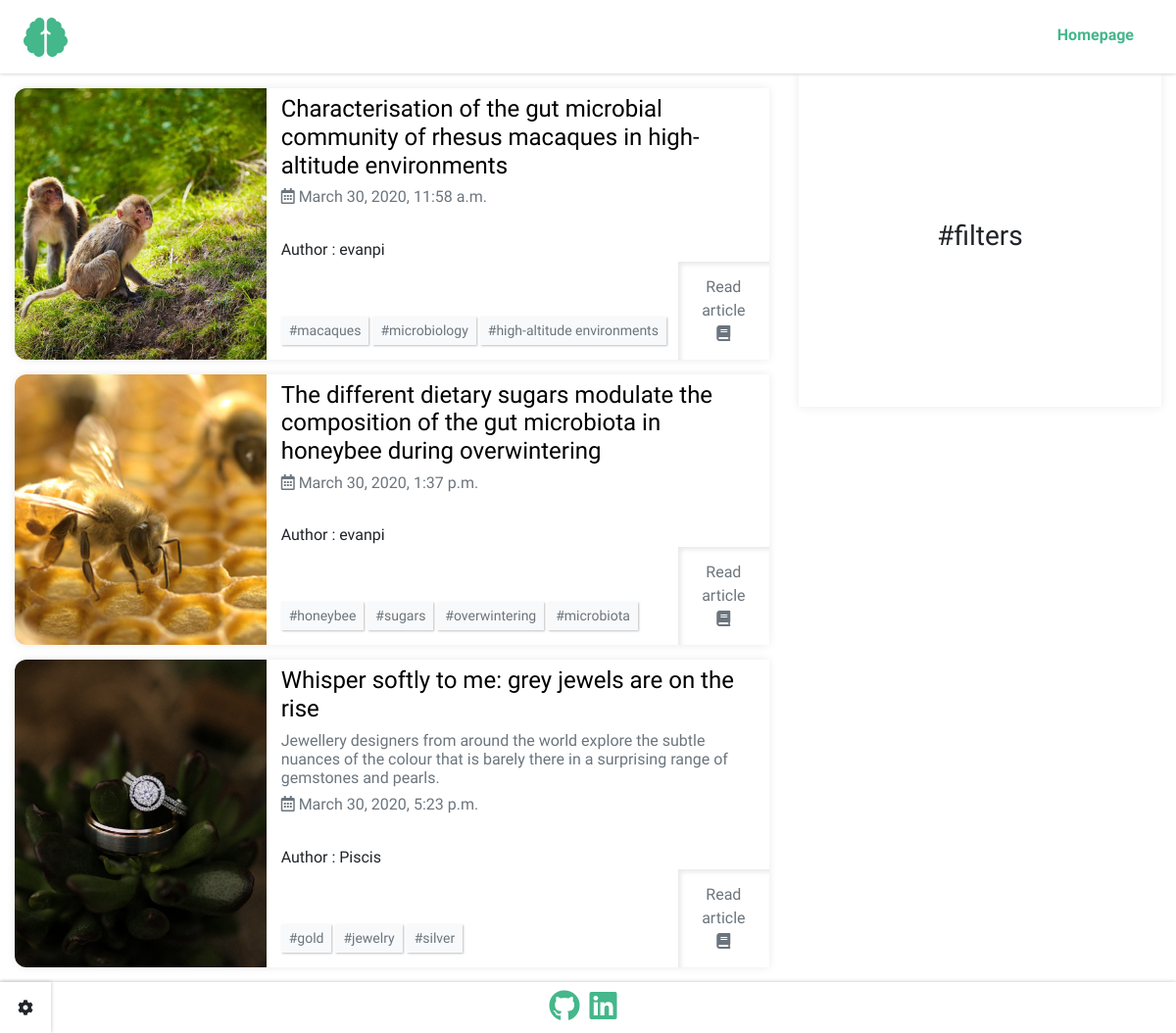
The page / on the database its author committed.
### articles/models.py (models this page shows, shortened)
class Articles(models.Model):
    class Meta:
        verbose_name = 'Article'
        verbose_name_plural = 'Articles'
    title = models.CharField(max_length=256)
    slug = models.SlugField(editable=False,max_length=256)
    subtitle = models.CharField(max_length=256, blank=True)
    image = models.ImageField(upload_to = "Articles_Images", default='')
    article = RichTextUploadingField()
    tags = TaggableManager()
    created = models.DateTimeField(auto_now_add=True)
    updated = models.DateTimeField(auto_now=True)
    publish_date = models.DateTimeField()
    author = models.CharField(editable=False, default='', max_length=256)

### articles/views.py (the view)
def index(request):
    articles = Articles.objects.all()
    context = {'articles':articles}
    return render(request, 'articles/index.html', context)

### articles/templates/articles/index.html (shortened to what this page needs)
{% extends 'articles/base.html' %}
{% load static %}
{% block links %}
<link rel="stylesheet" href="{% static 'articles/css/index.css' %}">
{% endblock %}
{% block main %}
{% include 'articles/navigation.html' %}
<div id="index1">
  <div class="container-fluid">
    <div class="row">
      <div class="col-12 col-lg-8">
        <div class="container">
          {% for article in articles %}
          <div class="row articleRow">
            <div style="background-image:url({{article.image.url}}); min-height:245px;" class="col-12 col-lg-4 articleImageDiv">
              <a href="{% url 'article' article.slug %}">
                <div class="articleImageDivInner">
                </div>
              </a>
            </div>
            <div class="col-12 col-lg-8">
              <div class="articleInfo">
                <a href="{% url 'article' article.slug %}">
                  <h4 class="articleTitle">{{article.title}}</h4>
                  <h6 class="articleSubtitle text-muted">{{article.subtitle}}</h6>
                  <h6 class="text-muted published"><i class="far fa-calendar-alt"></i> {{article.created}}</h6><br>
                </a>
                <span>Author : {{article.author}}</span>
                <div style="display:flex; flex:1; justify-content:space-between; width:100%;">
                  <div class="tags">
                    <div>
                      {% for tag in article.tags.all %}
                      <button  type="button" class="btn btn-light btn-sm">#{{ tag }}</button>
                      {% endfor %}
                    </div>
                  </div>
                  <a href="{% url 'article' article.slug %}">
                    <button type="button" class="btn btn-outline-dark readArticle">Read article <br><i class="fas fa-book book"></i> </button>
                  </a>
                </div>
              </div>
            </div>
          </div>
          {% endfor %}
        </div>
      </div>
      <div id="filters-col" class="d-none d-lg-block col-lg-4">
        <div id="filters">
          <h3>#filters</h3>
        </div>
      </div>
    </div>
  </div>
</div>
{% endblock %}
{% block footer %}
{% include 'articles/footer.html' %}
{% endblock %}

### articles/static/articles/css/base.css (style rules this page uses)
#Site { display: flex; min-height: 100vh; flex-direction: column; }
body { font-family: 'Didact Gothic', sans-serif; }
a { text-decoration: none !important; outline: none !important; }

### articles/static/articles/css/index.css (style rules this page uses)
#index1 { min-height: calc(100vh - 75px - 52px); width: 100%; display: flex; flex-direction: column; justify-content: center; align-items: center; padding-top:15px; }
.articleRow { box-shadow: 0px 0px 10px #eaeaea; margin-bottom: 15px; transition: 0.4s; }
.articleInfo { display: flex; flex-direction: column; justify-content: flex-start; align-items: flex-start; height: 100%; }
.articleImageDiv { padding-left: 0; background-position: center; background-size: cover; background-repeat: no-repeat; }
@media only screen and (min-width: 992px) { .articleImageDiv { border-top-left-radius: 0.75rem; border-bottom-left-radius: 0.75rem; } }
@media only screen and (min-width: 992px) { .articleRow { border-top-left-radius: 0.75rem; border-bottom-left-radius: 0.75rem; } }
.articleImageDivInner { width: 100%; height: 100%; }
.readArticle { height: 100%; min-height: 100px; border:none; box-shadow: 3px 3px 4px #eaeaea inset; border-radius: 0; margin-right: -15px; color: #6c757d; transition: 0.6s; }
.articleTitle { margin-top: 7px; }
.articleTitle { color:black; }
.tags { width: 100%; display: flex; flex-direction: column; justify-content: flex-end; align-items: flex-start; margin-top: 15px; margin-bottom: 15px; }
.tags button { border: none; border-radius: 0; box-shadow: 1px 1px 2px silver; color: #6c757d; }
#filters { position: fixed; top:75px; min-height:340px; box-shadow: 0px 0px 10px #eaeaea; display: flex; flex-direction: column; justify-content: center; align-items: center; transition: box-shadow 0.4s; }

### rows shown on the page
Articles: image (picture), title "Characterisation of the gut microbial community of rhesus macaques in high-altitude environments", created "March 30, 2020, 11:58 a.m.", author "evanpi"
Tag: name "macaques"
Tag: name "microbiology"
Tag: name "high-altitude environments"
Articles: image (picture), title "The different dietary sugars modulate the composition of the gut microbiota in honeybee during overwintering", created "March 30, 2020, 1:37 p.m.", author "evanpi"
Tag: name "honeybee"
Tag: name "sugars"
Tag: name "overwintering"
Tag: name "microbiota"
Articles: image (picture), title "Whisper softly to me: grey jewels are on the rise", subtitle "Jewellery designers from around the world explore the subtle nuances of the colour that is barely there in a surprising range of gemstones and pearls.", created "March 30, 2020, 5:23 p.m.", author "Piscis"
Tag: name "gold"
Tag: name "jewelry"
Tag: name "silver"
